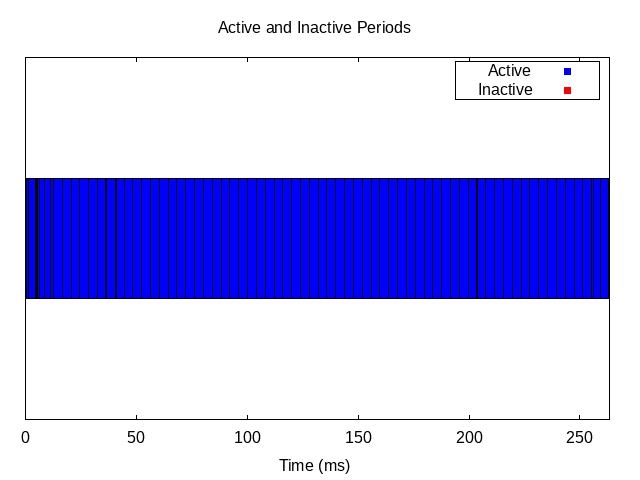

This chart was generated by the following gnuplot code:
set terminal png
set output "results.png"
set title "Active and Inactive Periods"
set xlabel "Time (ms)"
unset ytics
set key box
set object 1 rect from 0.674573, 1  to 1.31869, 2 fc rgb "blue" fs solid
set object 2 rect from 1.31869, 1 to 1.331702, 2 fc rgb "red" fs solid
set object 3 rect from 1.331702, 1  to 4.636369, 2 fc rgb "blue" fs solid
set object 4 rect from 4.636369, 1 to 4.637881, 2 fc rgb "red" fs solid
set object 5 rect from 4.637881, 1  to 4.654713, 2 fc rgb "blue" fs solid
set object 6 rect from 4.654713, 1 to 4.674583, 2 fc rgb "red" fs solid
set object 7 rect from 4.674583, 1  to 4.697019, 2 fc rgb "blue" fs solid
set object 8 rect from 4.697019, 1 to 4.709394, 2 fc rgb "red" fs solid
set object 9 rect from 4.709394, 1  to 5.034567, 2 fc rgb "blue" fs solid
set object 10 rect from 5.034567, 1 to 5.049438, 2 fc rgb "red" fs solid
set object 11 rect from 5.049438, 1  to 5.285631, 2 fc rgb "blue" fs solid
set object 12 rect from 5.285631, 1 to 5.297967, 2 fc rgb "red" fs solid
set object 13 rect from 5.297967, 1  to 5.3419, 2 fc rgb "blue" fs solid
set object 14 rect from 5.3419, 1 to 5.354313, 2 fc rgb "red" fs solid
set object 15 rect from 5.354313, 1  to 5.386635, 2 fc rgb "blue" fs solid
set object 16 rect from 5.386635, 1 to 5.401073, 2 fc rgb "red" fs solid
set object 17 rect from 5.401073, 1  to 5.417668, 2 fc rgb "blue" fs solid
set object 18 rect from 5.417668, 1 to 5.430079, 2 fc rgb "red" fs solid
set object 19 rect from 5.430079, 1  to 6.233694, 2 fc rgb "blue" fs solid
set object 20 rect from 6.233694, 1 to 6.246119, 2 fc rgb "red" fs solid
set object 21 rect from 6.246119, 1  to 8.615517, 2 fc rgb "blue" fs solid
set object 22 rect from 8.615517, 1 to 8.616836, 2 fc rgb "red" fs solid
set object 23 rect from 8.616836, 1  to 11.174322, 2 fc rgb "blue" fs solid
set object 24 rect from 11.174322, 1 to 11.186747, 2 fc rgb "red" fs solid
set object 25 rect from 11.186747, 1  to 12.594661, 2 fc rgb "blue" fs solid
set object 26 rect from 12.594661, 1 to 12.596078, 2 fc rgb "red" fs solid
set object 27 rect from 12.596078, 1  to 16.573807, 2 fc rgb "blue" fs solid
set object 28 rect from 16.573807, 1 to 16.575114, 2 fc rgb "red" fs solid
set object 29 rect from 16.575114, 1  to 20.552911, 2 fc rgb "blue" fs solid
set object 30 rect from 20.552911, 1 to 20.554215, 2 fc rgb "red" fs solid
set object 31 rect from 20.554215, 1  to 24.532058, 2 fc rgb "blue" fs solid
set object 32 rect from 24.532058, 1 to 24.533375, 2 fc rgb "red" fs solid
set object 33 rect from 24.533375, 1  to 28.511203, 2 fc rgb "blue" fs solid
set object 34 rect from 28.511203, 1 to 28.512502, 2 fc rgb "red" fs solid
set object 35 rect from 28.512502, 1  to 32.490347, 2 fc rgb "blue" fs solid
set object 36 rect from 32.490347, 1 to 32.49172, 2 fc rgb "red" fs solid
set object 37 rect from 32.49172, 1  to 36.099543, 2 fc rgb "blue" fs solid
set object 38 rect from 36.099543, 1 to 36.112155, 2 fc rgb "red" fs solid
set object 39 rect from 36.112155, 1  to 36.469497, 2 fc rgb "blue" fs solid
set object 40 rect from 36.469497, 1 to 36.470613, 2 fc rgb "red" fs solid
set object 41 rect from 36.470613, 1  to 40.448645, 2 fc rgb "blue" fs solid
set object 42 rect from 40.448645, 1 to 40.450664, 2 fc rgb "red" fs solid
set object 43 rect from 40.450664, 1  to 41.022931, 2 fc rgb "blue" fs solid
set object 44 rect from 41.022931, 1 to 41.035365, 2 fc rgb "red" fs solid
set object 45 rect from 41.035365, 1  to 44.427788, 2 fc rgb "blue" fs solid
set object 46 rect from 44.427788, 1 to 44.42894, 2 fc rgb "red" fs solid
set object 47 rect from 44.42894, 1  to 44.451966, 2 fc rgb "blue" fs solid
set object 48 rect from 44.451966, 1 to 44.46893, 2 fc rgb "red" fs solid
set object 49 rect from 44.46893, 1  to 44.490413, 2 fc rgb "blue" fs solid
set object 50 rect from 44.490413, 1 to 44.502814, 2 fc rgb "red" fs solid
set object 51 rect from 44.502814, 1  to 48.406936, 2 fc rgb "blue" fs solid
set object 52 rect from 48.406936, 1 to 48.408074, 2 fc rgb "red" fs solid
set object 53 rect from 48.408074, 1  to 48.425987, 2 fc rgb "blue" fs solid
set object 54 rect from 48.425987, 1 to 48.440356, 2 fc rgb "red" fs solid
set object 55 rect from 48.440356, 1  to 48.452965, 2 fc rgb "blue" fs solid
set object 56 rect from 48.452965, 1 to 48.465358, 2 fc rgb "red" fs solid
set object 57 rect from 48.465358, 1  to 52.386084, 2 fc rgb "blue" fs solid
set object 58 rect from 52.386084, 1 to 52.387208, 2 fc rgb "red" fs solid
set object 59 rect from 52.387208, 1  to 52.41399, 2 fc rgb "blue" fs solid
set object 60 rect from 52.41399, 1 to 52.430952, 2 fc rgb "red" fs solid
set object 61 rect from 52.430952, 1  to 52.449226, 2 fc rgb "blue" fs solid
set object 62 rect from 52.449226, 1 to 52.461496, 2 fc rgb "red" fs solid
set object 63 rect from 52.461496, 1  to 56.365228, 2 fc rgb "blue" fs solid
set object 64 rect from 56.365228, 1 to 56.366733, 2 fc rgb "red" fs solid
set object 65 rect from 56.366733, 1  to 60.344375, 2 fc rgb "blue" fs solid
set object 66 rect from 60.344375, 1 to 60.345486, 2 fc rgb "red" fs solid
set object 67 rect from 60.345486, 1  to 60.363452, 2 fc rgb "blue" fs solid
set object 68 rect from 60.363452, 1 to 60.377891, 2 fc rgb "red" fs solid
set object 69 rect from 60.377891, 1  to 60.399806, 2 fc rgb "blue" fs solid
set object 70 rect from 60.399806, 1 to 60.412216, 2 fc rgb "red" fs solid
set object 71 rect from 60.412216, 1  to 64.323518, 2 fc rgb "blue" fs solid
set object 72 rect from 64.323518, 1 to 64.324791, 2 fc rgb "red" fs solid
set object 73 rect from 64.324791, 1  to 68.302665, 2 fc rgb "blue" fs solid
set object 74 rect from 68.302665, 1 to 68.30377, 2 fc rgb "red" fs solid
set object 75 rect from 68.30377, 1  to 72.281815, 2 fc rgb "blue" fs solid
set object 76 rect from 72.281815, 1 to 72.282899, 2 fc rgb "red" fs solid
set object 77 rect from 72.282899, 1  to 76.260957, 2 fc rgb "blue" fs solid
set object 78 rect from 76.260957, 1 to 76.262013, 2 fc rgb "red" fs solid
set object 79 rect from 76.262013, 1  to 80.240105, 2 fc rgb "blue" fs solid
set object 80 rect from 80.240105, 1 to 80.241163, 2 fc rgb "red" fs solid
set object 81 rect from 80.241163, 1  to 84.219253, 2 fc rgb "blue" fs solid
set object 82 rect from 84.219253, 1 to 84.220319, 2 fc rgb "red" fs solid
set object 83 rect from 84.220319, 1  to 88.198397, 2 fc rgb "blue" fs solid
set object 84 rect from 88.198397, 1 to 88.199455, 2 fc rgb "red" fs solid
set object 85 rect from 88.199455, 1  to 92.177546, 2 fc rgb "blue" fs solid
set object 86 rect from 92.177546, 1 to 92.178605, 2 fc rgb "red" fs solid
set object 87 rect from 92.178605, 1  to 96.156648, 2 fc rgb "blue" fs solid
set object 88 rect from 96.156648, 1 to 96.157704, 2 fc rgb "red" fs solid
set object 89 rect from 96.157704, 1  to 100.135796, 2 fc rgb "blue" fs solid
set object 90 rect from 100.135796, 1 to 100.136853, 2 fc rgb "red" fs solid
set object 91 rect from 100.136853, 1  to 104.114945, 2 fc rgb "blue" fs solid
set object 92 rect from 104.114945, 1 to 104.116006, 2 fc rgb "red" fs solid
set object 93 rect from 104.116006, 1  to 108.094087, 2 fc rgb "blue" fs solid
set object 94 rect from 108.094087, 1 to 108.095151, 2 fc rgb "red" fs solid
set object 95 rect from 108.095151, 1  to 112.073235, 2 fc rgb "blue" fs solid
set object 96 rect from 112.073235, 1 to 112.074284, 2 fc rgb "red" fs solid
set object 97 rect from 112.074284, 1  to 116.052384, 2 fc rgb "blue" fs solid
set object 98 rect from 116.052384, 1 to 116.053438, 2 fc rgb "red" fs solid
set object 99 rect from 116.053438, 1  to 120.031528, 2 fc rgb "blue" fs solid
set object 100 rect from 120.031528, 1 to 120.032591, 2 fc rgb "red" fs solid
set object 101 rect from 120.032591, 1  to 124.010674, 2 fc rgb "blue" fs solid
set object 102 rect from 124.010674, 1 to 124.011744, 2 fc rgb "red" fs solid
set object 103 rect from 124.011744, 1  to 127.989821, 2 fc rgb "blue" fs solid
set object 104 rect from 127.989821, 1 to 127.990874, 2 fc rgb "red" fs solid
set object 105 rect from 127.990874, 1  to 131.968964, 2 fc rgb "blue" fs solid
set object 106 rect from 131.968964, 1 to 131.970011, 2 fc rgb "red" fs solid
set object 107 rect from 131.970011, 1  to 135.948113, 2 fc rgb "blue" fs solid
set object 108 rect from 135.948113, 1 to 135.949164, 2 fc rgb "red" fs solid
set object 109 rect from 135.949164, 1  to 139.927262, 2 fc rgb "blue" fs solid
set object 110 rect from 139.927262, 1 to 139.928652, 2 fc rgb "red" fs solid
set object 111 rect from 139.928652, 1  to 143.906403, 2 fc rgb "blue" fs solid
set object 112 rect from 143.906403, 1 to 143.907491, 2 fc rgb "red" fs solid
set object 113 rect from 143.907491, 1  to 147.885551, 2 fc rgb "blue" fs solid
set object 114 rect from 147.885551, 1 to 147.886619, 2 fc rgb "red" fs solid
set object 115 rect from 147.886619, 1  to 151.864696, 2 fc rgb "blue" fs solid
set object 116 rect from 151.864696, 1 to 151.865771, 2 fc rgb "red" fs solid
set object 117 rect from 151.865771, 1  to 155.843846, 2 fc rgb "blue" fs solid
set object 118 rect from 155.843846, 1 to 155.844922, 2 fc rgb "red" fs solid
set object 119 rect from 155.844922, 1  to 159.822993, 2 fc rgb "blue" fs solid
set object 120 rect from 159.822993, 1 to 159.824052, 2 fc rgb "red" fs solid
set object 121 rect from 159.824052, 1  to 163.802133, 2 fc rgb "blue" fs solid
set object 122 rect from 163.802133, 1 to 163.803201, 2 fc rgb "red" fs solid
set object 123 rect from 163.803201, 1  to 167.781281, 2 fc rgb "blue" fs solid
set object 124 rect from 167.781281, 1 to 167.782339, 2 fc rgb "red" fs solid
set object 125 rect from 167.782339, 1  to 171.760426, 2 fc rgb "blue" fs solid
set object 126 rect from 171.760426, 1 to 171.761479, 2 fc rgb "red" fs solid
set object 127 rect from 171.761479, 1  to 175.739536, 2 fc rgb "blue" fs solid
set object 128 rect from 175.739536, 1 to 175.740594, 2 fc rgb "red" fs solid
set object 129 rect from 175.740594, 1  to 179.718678, 2 fc rgb "blue" fs solid
set object 130 rect from 179.718678, 1 to 179.719734, 2 fc rgb "red" fs solid
set object 131 rect from 179.719734, 1  to 183.697825, 2 fc rgb "blue" fs solid
set object 132 rect from 183.697825, 1 to 183.698884, 2 fc rgb "red" fs solid
set object 133 rect from 183.698884, 1  to 187.676974, 2 fc rgb "blue" fs solid
set object 134 rect from 187.676974, 1 to 187.678084, 2 fc rgb "red" fs solid
set object 135 rect from 187.678084, 1  to 191.656116, 2 fc rgb "blue" fs solid
set object 136 rect from 191.656116, 1 to 191.657181, 2 fc rgb "red" fs solid
set object 137 rect from 191.657181, 1  to 195.635265, 2 fc rgb "blue" fs solid
set object 138 rect from 195.635265, 1 to 195.636331, 2 fc rgb "red" fs solid
set object 139 rect from 195.636331, 1  to 199.61441, 2 fc rgb "blue" fs solid
set object 140 rect from 199.61441, 1 to 199.615462, 2 fc rgb "red" fs solid
set object 141 rect from 199.615462, 1  to 203.593558, 2 fc rgb "blue" fs solid
set object 142 rect from 203.593558, 1 to 203.594627, 2 fc rgb "red" fs solid
set object 143 rect from 203.594627, 1  to 203.606056, 2 fc rgb "blue" fs solid
set object 144 rect from 203.606056, 1 to 203.620355, 2 fc rgb "red" fs solid
set object 145 rect from 203.620355, 1  to 203.636157, 2 fc rgb "blue" fs solid
set object 146 rect from 203.636157, 1 to 203.648373, 2 fc rgb "red" fs solid
set object 147 rect from 203.648373, 1  to 207.572705, 2 fc rgb "blue" fs solid
set object 148 rect from 207.572705, 1 to 207.573789, 2 fc rgb "red" fs solid
set object 149 rect from 207.573789, 1  to 211.551847, 2 fc rgb "blue" fs solid
set object 150 rect from 211.551847, 1 to 211.552917, 2 fc rgb "red" fs solid
set object 151 rect from 211.552917, 1  to 215.530997, 2 fc rgb "blue" fs solid
set object 152 rect from 215.530997, 1 to 215.532051, 2 fc rgb "red" fs solid
set object 153 rect from 215.532051, 1  to 219.51014, 2 fc rgb "blue" fs solid
set object 154 rect from 219.51014, 1 to 219.511217, 2 fc rgb "red" fs solid
set object 155 rect from 219.511217, 1  to 223.489287, 2 fc rgb "blue" fs solid
set object 156 rect from 223.489287, 1 to 223.490349, 2 fc rgb "red" fs solid
set object 157 rect from 223.490349, 1  to 227.468432, 2 fc rgb "blue" fs solid
set object 158 rect from 227.468432, 1 to 227.469484, 2 fc rgb "red" fs solid
set object 159 rect from 227.469484, 1  to 231.447583, 2 fc rgb "blue" fs solid
set object 160 rect from 231.447583, 1 to 231.448647, 2 fc rgb "red" fs solid
set object 161 rect from 231.448647, 1  to 235.426726, 2 fc rgb "blue" fs solid
set object 162 rect from 235.426726, 1 to 235.427788, 2 fc rgb "red" fs solid
set object 163 rect from 235.427788, 1  to 239.405872, 2 fc rgb "blue" fs solid
set object 164 rect from 239.405872, 1 to 239.406928, 2 fc rgb "red" fs solid
set object 165 rect from 239.406928, 1  to 243.38502, 2 fc rgb "blue" fs solid
set object 166 rect from 243.38502, 1 to 243.386251, 2 fc rgb "red" fs solid
set object 167 rect from 243.386251, 1  to 247.364165, 2 fc rgb "blue" fs solid
set object 168 rect from 247.364165, 1 to 247.365229, 2 fc rgb "red" fs solid
set object 169 rect from 247.365229, 1  to 251.343313, 2 fc rgb "blue" fs solid
set object 170 rect from 251.343313, 1 to 251.344382, 2 fc rgb "red" fs solid
set object 171 rect from 251.344382, 1  to 255.059861, 2 fc rgb "blue" fs solid
set object 172 rect from 255.059861, 1 to 255.074416, 2 fc rgb "red" fs solid
set object 173 rect from 255.074416, 1  to 255.094707, 2 fc rgb "blue" fs solid
set object 174 rect from 255.094707, 1 to 255.107076, 2 fc rgb "red" fs solid
set object 175 rect from 255.107076, 1  to 255.322413, 2 fc rgb "blue" fs solid
set object 176 rect from 255.322413, 1 to 255.32351, 2 fc rgb "red" fs solid
set object 177 rect from 255.32351, 1  to 256.147187, 2 fc rgb "blue" fs solid
set object 178 rect from 256.147187, 1 to 256.16137, 2 fc rgb "red" fs solid
set object 179 rect from 256.16137, 1  to 256.259324, 2 fc rgb "blue" fs solid
set object 180 rect from 256.259324, 1 to 256.27177, 2 fc rgb "red" fs solid
set object 181 rect from 256.27177, 1  to 259.301602, 2 fc rgb "blue" fs solid
set object 182 rect from 259.301602, 1 to 259.30276, 2 fc rgb "red" fs solid
set object 183 rect from 259.30276, 1  to 259.32588, 2 fc rgb "blue" fs solid
set object 184 rect from 259.32588, 1 to 259.342956, 2 fc rgb "red" fs solid
set object 185 rect from 259.342956, 1  to 259.354747, 2 fc rgb "blue" fs solid
set object 186 rect from 259.354747, 1 to 259.359136, 2 fc rgb "red" fs solid
set object 187 rect from 259.359136, 1  to 259.359236, 2 fc rgb "blue" fs solid
set object 188 rect from 259.359236, 1 to 259.376069, 2 fc rgb "red" fs solid
set object 189 rect from 259.376069, 1  to 259.393134, 2 fc rgb "blue" fs solid
set object 190 rect from 259.393134, 1 to 259.408729, 2 fc rgb "red" fs solid
set object 191 rect from 259.408729, 1  to 259.417891, 2 fc rgb "blue" fs solid
set object 192 rect from 259.417891, 1 to 259.430286, 2 fc rgb "red" fs solid
set object 193 rect from 259.430286, 1  to 263.280708, 2 fc rgb "blue" fs solid
set object 194 rect from 263.280708, 1 to 263.282069, 2 fc rgb "red" fs solid
set object 195 rect from 263.282069, 1  to 263.304973, 2 fc rgb "blue" fs solid
set object 196 rect from 263.304973, 1 to 263.321998, 2 fc rgb "red" fs solid
set object 197 rect from 263.321998, 1  to 263.33681, 2 fc rgb "blue" fs solid
set object 198 rect from 263.33681, 1 to 263.34916, 2 fc rgb "red" fs solid
plot [0:263.34916] [0:3] 0 notitle, NaN with points pt 5 lc rgb "blue" title "Active", NaN with points pt 5 lc rgb "red" title "Inactive"